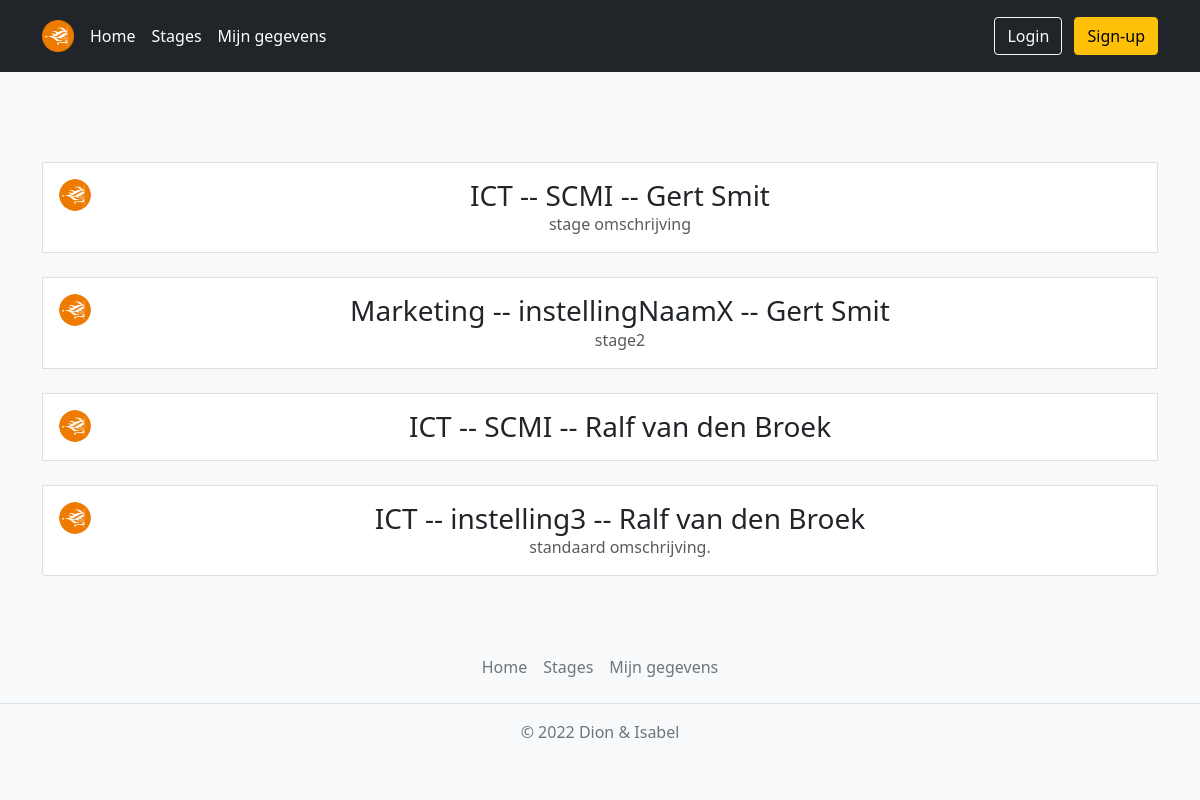
/stages, run on an earlier commit of the app's database.
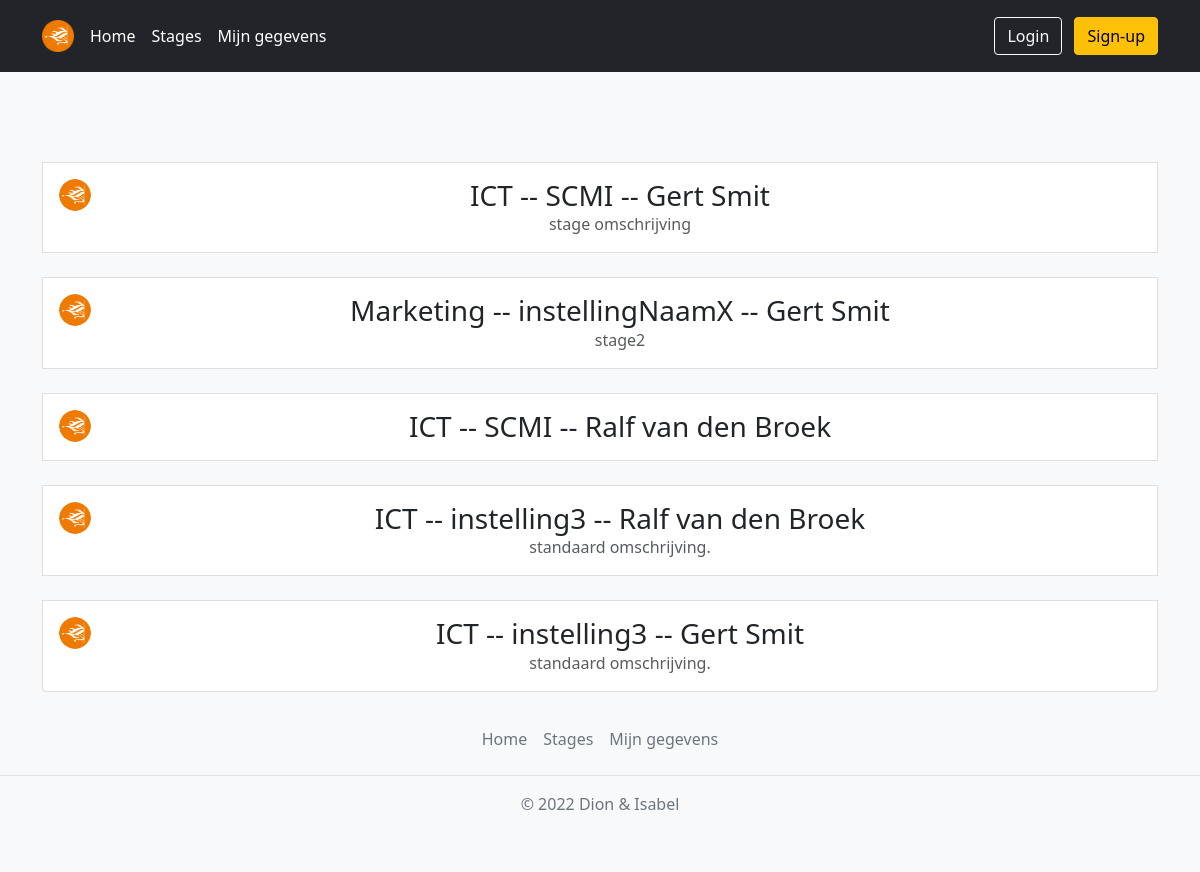
And on a later commit of the database.
### tables this page shows
CREATE TABLE "stageInfo" (
	"ID"	INTEGER NOT NULL UNIQUE,
	"instelling_ID"	INTEGER NOT NULL,
	"begleider_ID"	INTEGER NOT NULL,
	"omschrijving"	TEXT NOT NULL DEFAULT 'standaard omschrijving.',
	PRIMARY KEY("instelling_ID","begleider_ID"),
	FOREIGN KEY("begleider_ID") REFERENCES "begleider"("ID"),
	FOREIGN KEY("instelling_ID") REFERENCES "instelling"("ID")
);

CREATE TABLE "instelling" (
	"ID"	INTEGER NOT NULL UNIQUE,
	"instellingNaam"	TEXT NOT NULL UNIQUE,
	"instellingType"	TEXT NOT NULL CHECK("instellingType" = "ICT" OR "instellingType" = "Marketing"),
	PRIMARY KEY("ID" AUTOINCREMENT)
);

CREATE TABLE "begleider" (
	"ID"	INTEGER NOT NULL UNIQUE,
	"voornaam"	TEXT NOT NULL,
	"achternaam"	TEXT NOT NULL,
	"password"	TEXT NOT NULL,
	PRIMARY KEY("ID" AUTOINCREMENT)
);

### app.py (the view)
@app.route('/stages')
def stages():
    if 'voornaam' in session:
        loggedIn=True
        loggedInUser=session['voornaam']
    else:
        loggedIn=False
        loggedInUser="niet ingelogd"
    stageInfo = do_database(f"SELECT si.ID, ins.instellingType, ins.instellingNaam, beg.voornaam, beg.achternaam,  si.omschrijving FROM stageInfo AS si JOIN instelling AS ins ON si.instelling_ID = ins.ID JOIN begleider AS beg ON si.begleider_ID = beg.ID")
    aantalStage = len(stageInfo)
    gegevens = []
    allGegevens =[]
    for i in range(0, len(stageInfo)):
        (allGegevens.append(list(stageInfo[i])))
        print(allGegevens, stageInfo[i], i)
        for j in range(0, len(stageInfo[i])):
            (gegevens.append(stageInfo[i][j]))
            print(gegevens,"\n", stageInfo[i][j],"\n", i, j)
    return render_template('stages.html', loggedInUser=loggedInUser, loggedIn=loggedIn, stageInfo=stageInfo, aantalStage=aantalStage, gegevens=gegevens)

### database.py (called while the page is built)
def do_database(query):
    try:
        connection = sqlite3.connect('database.db')
        cursor = connection.cursor()
        cursor.execute(query)
        connection.commit()
        results = cursor.fetchall()
        return results
    except:
        return []
    finally:
        cursor.close()
        connection.close()

### templates/stages.html (shortened to what this page needs)
{% extends "base.html" %}
{% block content %}
<div style="display:block; padding-bottom: 10px;"></div>
<div class="list-group" style="padding-top: 5%;">
  {% for i in stageInfo %}
    <br>
    <a href="/stages?{{i[0]}}" class="list-group-item list-group-item-action d-flex gap-3 py-3" aria-current="true">
      <img src="../static/media/Hanze_Cirkel.png" alt="twbs" width="32" height="32" class="rounded-circle flex-shrink-0">
      <div class="d-flex gap-2 w-100 justify-content-center">
        <div>
          <h3 class="mb-0">{{i[1]}} -- {{i[2]}} -- {{i[3]}} {{i[4]}}</h3>
          <p class="mb-0 opacity-75">{{i[5]}}</div>
      </div>
    </a>
  {% endfor %}
</div>
{% endblock %}

### templates/base.html (shortened to what this page needs)
<!DOCTYPE html>
<html lang="en">
<head>
  <link rel="stylesheet" href="../static/css/bootstrap.css">
  <link rel="stylesheet" href="https://cdnjs.cloudflare.com/ajax/libs/bootstrap-social/5.1.1/bootstrap-social.min.css">
  <link rel="stylesheet" href="../static/css/signin.css">
</head>
<body class="text-center bg-light">
  <header class="p-3 bg-dark text-white">
    <div class="container">
      <div class="d-flex flex-wrap align-items-center justify-content-center justify-content-lg-start">
        <a href="/" class="d-flex align-items-center mb-2 mb-lg-0 text-white text-decoration-none">
          <img src="../static/media/Hanze_Cirkel.png" class="bi me-2" width="32" height="32" role="img" aria-label="Bootstrap"></img>
        </a>
        <ul class="nav col-12 col-lg-auto me-lg-auto mb-2 justify-content-center mb-md-0">
          <li><a href="/" class="nav-link px-2 text-white">Home</a></li>
          <li><a href="/stages" class="nav-link px-2 text-white">Stages</a></li>
          <li><a href="/stageGegevens" class="nav-link px-2 text-white">Mijn gegevens</a></li>
        </ul>
        <div class="text-end">
          {% if session['voornaam'] %}
            <button type="button" class="btn btn-outline-light me-2" onclick="location.href='/logout'">Log uit</button>
          {% else %}
            <button type="button" class="btn btn-outline-light me-2" onclick="location.href='/login'">Login</button>
            <button type="button" class="btn btn-warning" onclick="location.href='/register'">Sign-up</button>
          {% endif %}
        </div>
      </div>
    </div>
  </header>
  <div class="bg-light">
    <div class="container" style="margin-bottom: 15%;">
      {% block content %}{% endblock %}
    </div>
  </div>
  <div class="panel-body text-center bg-light" style="position: fixed; bottom: 0; z-index: -999; width: 100%;">
    <footer class="py-3 my-4">
      <ul class="nav justify-content-center border-bottom pb-3 mb-3">
        <li class="nav-item"><a href="/" class="nav-link px-2 text-muted">Home</a></li>
        <li class="nav-item"><a href="/stages" class="nav-link px-2 text-muted">Stages</a></li>
        <li class="nav-item"><a href="/stageGegevens" class="nav-link px-2 text-muted">Mijn gegevens</a></li>
      </ul>
      <p class="text-center text-muted">© 2022 Dion & Isabel</p>
    </footer>
  </div>
</body>
</html>

What changed in the data, as far as the page shows it:
added stageInfo: instellingType "ICT", instellingNaam "instelling3", voornaam "Gert", achternaam "Smit", omschrijving "standaard omschrijving."
